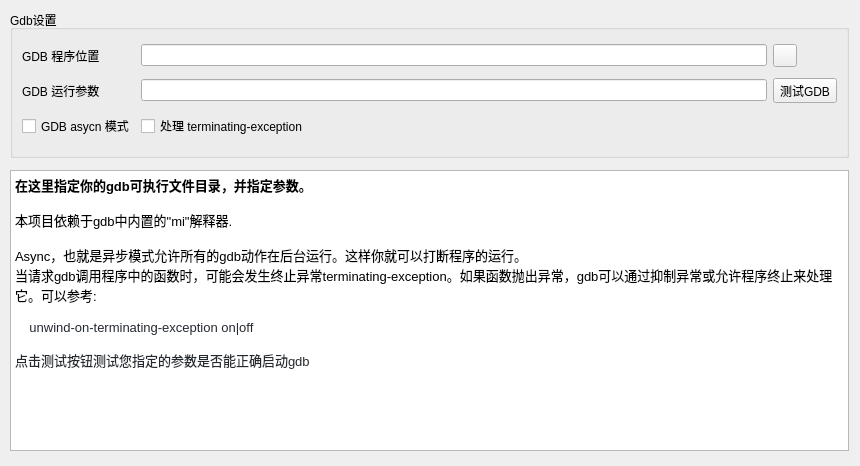
<?xml version="1.0" encoding="UTF-8"?>
<ui version="4.0">
 <class>GdbConfigPage</class>
 <widget class="QWidget" name="GdbConfigPage">
  <property name="geometry">
   <rect>
    <x>0</x>
    <y>0</y>
    <width>860</width>
    <height>466</height>
   </rect>
  </property>
  <property name="windowTitle">
   <string>sdsGdbConfigPage</string>
  </property>
  <widget class="QGroupBox" name="gdbGroupBox">
   <property name="geometry">
    <rect>
     <x>10</x>
     <y>10</y>
     <width>839</width>
     <height>148</height>
    </rect>
   </property>
   <property name="title">
    <string>Gdb设置</string>
   </property>
   <layout class="QGridLayout" name="gridLayout_2">
    <item row="2" column="0">
     <widget class="QCheckBox" name="gdbAsyncModeCheckBox">
      <property name="toolTip">
       <string>Turn gdb 'async' mode on or off.</string>
      </property>
      <property name="text">
       <string>GDB asycn 模式</string>
      </property>
     </widget>
    </item>
    <item row="0" column="2">
     <widget class="QLineEdit" name="gdbProgramLineEdit">
      <property name="toolTip">
       <string>gdb调试器可执行文件的位置</string>
      </property>
     </widget>
    </item>
    <item row="0" column="3">
     <widget class="QToolButton" name="gdbProgramToolButton">
      <property name="toolTip">
       <string>选择gdb位置</string>
      </property>
      <property name="text">
       <string/>
      </property>
      <property name="icon">
       <iconset resource="../SeeDataStructureRc.qrc">
        <normaloff>:/resources/RelaxLightIcons/document-open.svg</normaloff>:/resources/RelaxLightIcons/document-open.svg</iconset>
      </property>
     </widget>
    </item>
    <item row="1" column="0">
     <widget class="QLabel" name="gdbArgumentsLabel">
      <property name="text">
       <string>GDB 运行参数</string>
      </property>
     </widget>
    </item>
    <item row="1" column="2">
     <widget class="QLineEdit" name="gdbArgumentsLineEdit">
      <property name="toolTip">
       <string>传递给gdb调试器的参数</string>
      </property>
     </widget>
    </item>
    <item row="0" column="0">
     <widget class="QLabel" name="gdbProgramLabel">
      <property name="text">
       <string>GDB 程序位置</string>
      </property>
     </widget>
    </item>
    <item row="2" column="2">
     <widget class="QCheckBox" name="gdbHandleTerminateExceptionCheckBox">
      <property name="toolTip">
       <string>Handle terminating exceptions when calling functions.</string>
      </property>
      <property name="text">
       <string>处理 terminating-exception</string>
      </property>
     </widget>
    </item>
    <item row="1" column="3">
     <widget class="QToolButton" name="gdbTestToolButton">
      <property name="sizePolicy">
       <sizepolicy hsizetype="Fixed" vsizetype="Fixed">
        <horstretch>10</horstretch>
        <verstretch>0</verstretch>
       </sizepolicy>
      </property>
      <property name="sizeIncrement">
       <size>
        <width>0</width>
        <height>0</height>
       </size>
      </property>
      <property name="mouseTracking">
       <bool>false</bool>
      </property>
      <property name="toolTip">
       <string>测试gdb是否正常</string>
      </property>
      <property name="layoutDirection">
       <enum>Qt::LeftToRight</enum>
      </property>
      <property name="text">
       <string>测试GDB</string>
      </property>
      <property name="icon">
       <iconset resource="../SeeDataStructureRc.qrc">
        <normaloff>:/resources/icons/test.svg</normaloff>:/resources/icons/test.svg</iconset>
      </property>
      <property name="checkable">
       <bool>false</bool>
      </property>
      <property name="checked">
       <bool>false</bool>
      </property>
     </widget>
    </item>
   </layout>
  </widget>
  <widget class="QTextBrowser" name="textBrowser">
   <property name="geometry">
    <rect>
     <x>10</x>
     <y>170</y>
     <width>839</width>
     <height>281</height>
    </rect>
   </property>
   <property name="html">
    <string>&lt;!DOCTYPE HTML PUBLIC &quot;-//W3C//DTD HTML 4.0//EN&quot; &quot;http://www.w3.org/TR/REC-html40/strict.dtd&quot;&gt;
&lt;html&gt;&lt;head&gt;&lt;meta name=&quot;qrichtext&quot; content=&quot;1&quot; /&gt;&lt;style type=&quot;text/css&quot;&gt;
p, li { white-space: pre-wrap; }
&lt;/style&gt;&lt;/head&gt;&lt;body style=&quot; font-family:'SimSun'; font-size:9pt; font-weight:400; font-style:normal;&quot;&gt;
&lt;p style=&quot; margin-top:0px; margin-bottom:0px; margin-left:0px; margin-right:0px; -qt-block-indent:0; text-indent:0px;&quot;&gt;&lt;span style=&quot; font-size:10pt; font-weight:600;&quot;&gt;在这里指定你的gdb可执行文件目录，并指定参数。&lt;/span&gt;&lt;/p&gt;
&lt;p style=&quot;-qt-paragraph-type:empty; margin-top:0px; margin-bottom:0px; margin-left:0px; margin-right:0px; -qt-block-indent:0; text-indent:0px; font-family:'Noto Sans'; font-size:10pt;&quot;&gt;&lt;br /&gt;&lt;/p&gt;
&lt;p style=&quot; margin-top:0px; margin-bottom:0px; margin-left:0px; margin-right:0px; -qt-block-indent:0; text-indent:0px;&quot;&gt;&lt;span style=&quot; font-family:'Noto Sans'; font-size:10pt;&quot;&gt;本项目依赖于gdb中内置的&amp;quot;mi&amp;quot;解释器. &lt;/span&gt;&lt;/p&gt;
&lt;p style=&quot;-qt-paragraph-type:empty; margin-top:0px; margin-bottom:0px; margin-left:0px; margin-right:0px; -qt-block-indent:0; text-indent:0px; font-family:'Noto Sans'; font-size:10pt;&quot;&gt;&lt;br /&gt;&lt;/p&gt;
&lt;p style=&quot; margin-top:0px; margin-bottom:0px; margin-left:0px; margin-right:0px; -qt-block-indent:0; text-indent:0px;&quot;&gt;&lt;span style=&quot; font-family:'Noto Sans'; font-size:10pt;&quot;&gt;Async，也就是异步模式允许所有的gdb动作在后台运行。这样你就可以打断程序的运行。&lt;/span&gt;&lt;/p&gt;
&lt;p style=&quot; margin-top:0px; margin-bottom:0px; margin-left:0px; margin-right:0px; -qt-block-indent:0; text-indent:0px;&quot;&gt;&lt;span style=&quot; font-family:'Noto Sans'; font-size:10pt;&quot;&gt;当请求gdb调用程序中的函数时，可能会发生终止异常terminating-exception。如果函数抛出异常，gdb可以通过抑制异常或允许程序终止来处理它。可以参考:&lt;/span&gt;&lt;/p&gt;
&lt;p style=&quot;-qt-paragraph-type:empty; margin-top:0px; margin-bottom:0px; margin-left:0px; margin-right:0px; -qt-block-indent:0; text-indent:0px; font-family:'Noto Sans'; font-size:10pt;&quot;&gt;&lt;br /&gt;&lt;/p&gt;
&lt;p style=&quot; margin-top:0px; margin-bottom:0px; margin-left:0px; margin-right:0px; -qt-block-indent:0; text-indent:0px;&quot;&gt;&lt;span style=&quot; font-family:'ui-monospace,SFMono-Regular,SF Mono,Menlo,Consolas,Liberation Mono,monospace'; font-size:10pt; color:#24292f; background-color:transparent;&quot;&gt;    unwind-on-terminating-exception on|off&lt;/span&gt;&lt;/p&gt;
&lt;p style=&quot;-qt-paragraph-type:empty; margin-top:0px; margin-bottom:0px; margin-left:0px; margin-right:0px; -qt-block-indent:0; text-indent:0px; font-family:'ui-monospace,SFMono-Regular,SF Mono,Menlo,Consolas,Liberation Mono,monospace'; font-size:10pt; color:#24292f;&quot;&gt;&lt;br /&gt;&lt;/p&gt;
&lt;p style=&quot; margin-top:0px; margin-bottom:0px; margin-left:0px; margin-right:0px; -qt-block-indent:0; text-indent:0px;&quot;&gt;&lt;span style=&quot; font-family:'ui-monospace,SFMono-Regular,SF Mono,Menlo,Consolas,Liberation Mono,monospace'; font-size:10pt; color:#24292f; background-color:transparent;&quot;&gt;点击测试按钮&lt;/span&gt;&lt;img src=&quot;:/resources/icons/test.svg&quot; width=&quot;20&quot; height=&quot;20&quot; /&gt;&lt;span style=&quot; font-family:'ui-monospace,SFMono-Regular,SF Mono,Menlo,Consolas,Liberation Mono,monospace'; font-size:10pt; color:#24292f; background-color:transparent;&quot;&gt;测试您指定的参数是否能正确启动gdb&lt;/span&gt;&lt;/p&gt;&lt;/body&gt;&lt;/html&gt;</string>
   </property>
  </widget>
 </widget>
 <resources>
  <include location="../SeeDataStructureRc.qrc"/>
 </resources>
 <connections/>
</ui>
